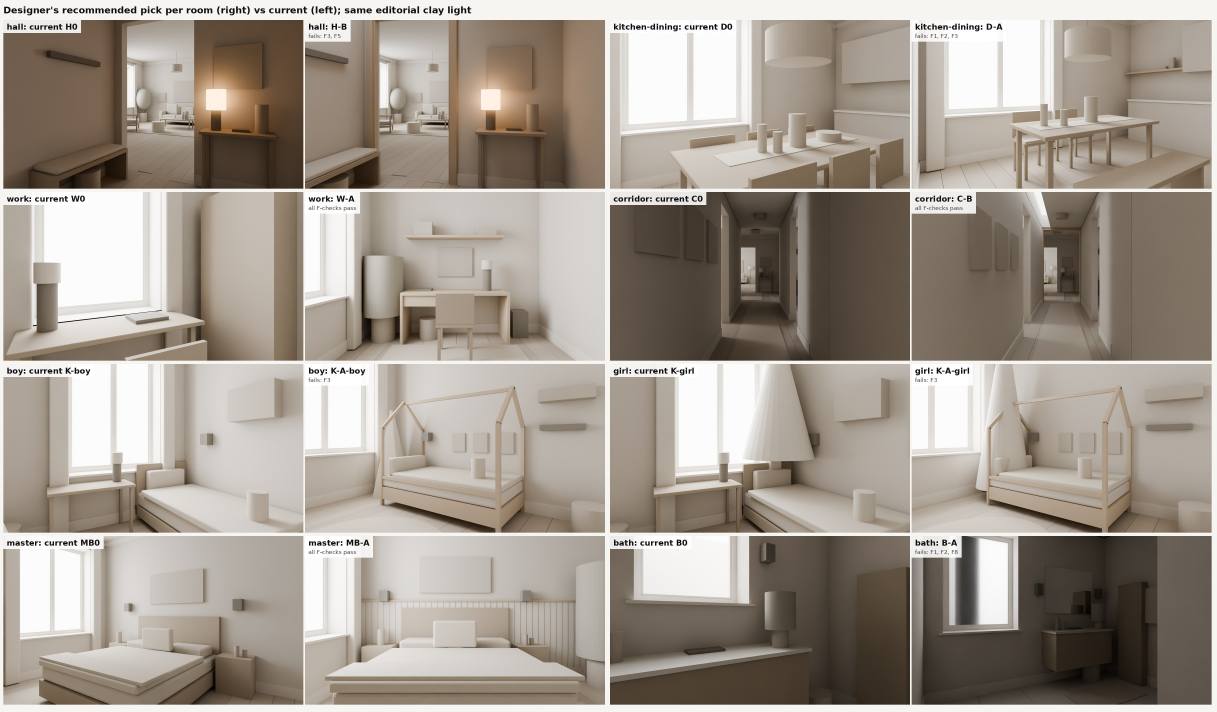
#> input picture assets/blockout/house/framing/all-picks.jpg, 3650 x 2134 px, found by its file name (shown at 1/3 size)
$ python -i peaks_probe.py   (imports and definitions only)
#> lines starting #> are read from the running program, lines starting #| are printed output that depends on the picture
#> in g, a is the input picture: shape (2134, 3650, 3); mean R, G, B 162.9, 153.9, 143.8
"""Probe: gradient peaks per column / row band in the clay and the render (M0 1.2), to identify the shell lines before measuring."""
import sys
import cv2
import numpy as np
from PIL import Image

R = "/home/user/homedesign-app/"
W, H = 1920, 1080


def crop16(a):
    h, w = a.shape[:2]
#> h = 2134; w = 3650
    sx, sy = w / 4072, h / 2290
#> sx = 0.896; sy = 0.932
    return a[int(round(65 * sy)):int(round(2225 * sy)), int(round(116 * sx)):int(round(3956 * sx))]
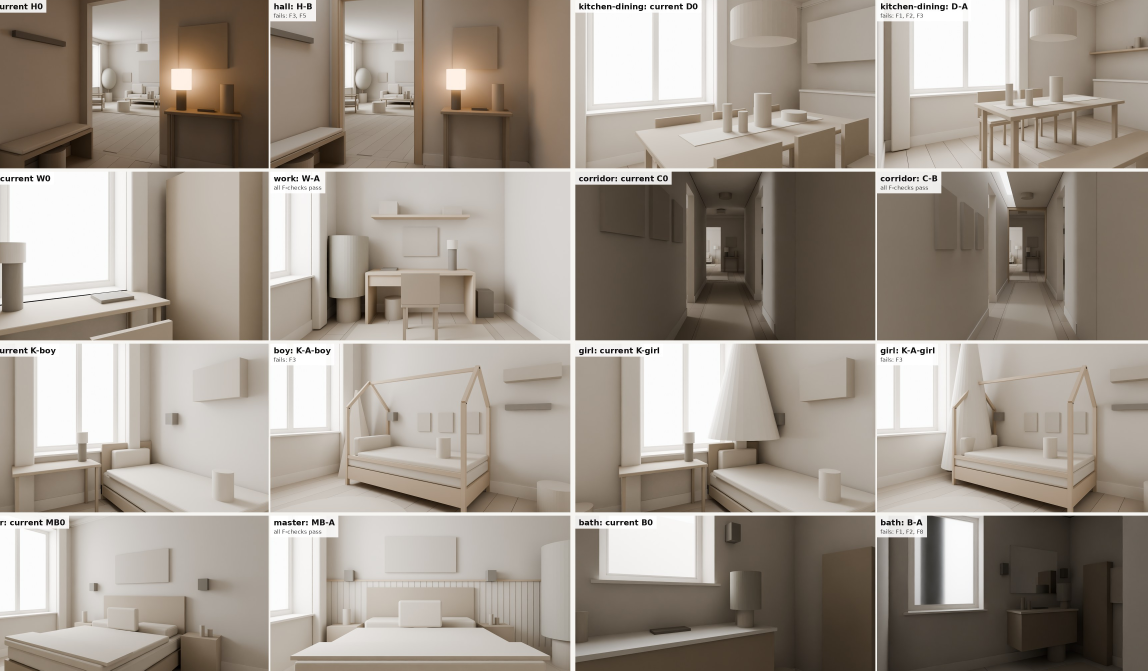
#> returned value: shape (2012, 3442, 3) (shown at 1/3 size); mean of channels 0, 1, 2 161, 151.7, 141.4; drawn as R, G, B


def g(p):
    a = np.asarray(Image.open(R + p).convert("RGB"))
    a = cv2.resize(crop16(a), (W, H), interpolation=cv2.INTER_AREA)
#> a: shape (1080, 1920, 3)
    return cv2.GaussianBlur(cv2.cvtColor(a, cv2.COLOR_RGB2GRAY).astype(np.float32), (0, 0), 1.0)
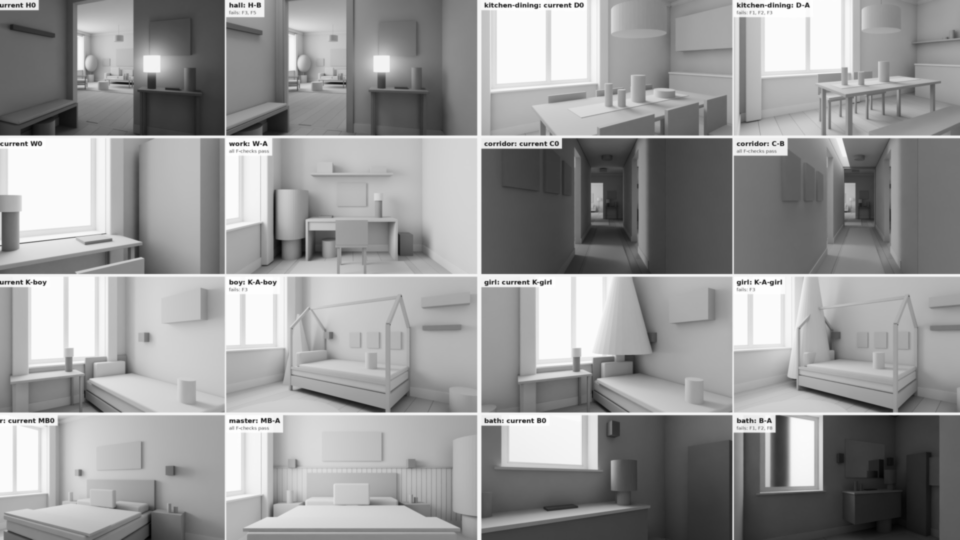
#> returned value: shape (1080, 1920) float32 (shown at 1/2 size); min 2.01, max 255, mean 153.3; drawn with min black and max white


def peaks(prof, lo, hi, rel=0.3, sep=4):
    seg = prof[lo:hi]
    thr = rel * seg.max()
    out = []
    for i in range(1, len(seg) - 1):
        if seg[i] >= thr and seg[i] >= seg[i - 1] and seg[i] >= seg[i + 1]:
            if out and i + lo - out[-1][0] < sep:
                if seg[i] > out[-1][1]:
                    out[-1] = (i + lo, round(float(seg[i]), 1))
                continue
            out.append((i + lo, round(float(seg[i]), 1)))
    return out


# [13 lines not run here, left out]

>>> result = g('../../../../assets/blockout/house/framing/all-picks.jpg')

$ run again, on assets/blockout/house/framing/boy-compare.jpg
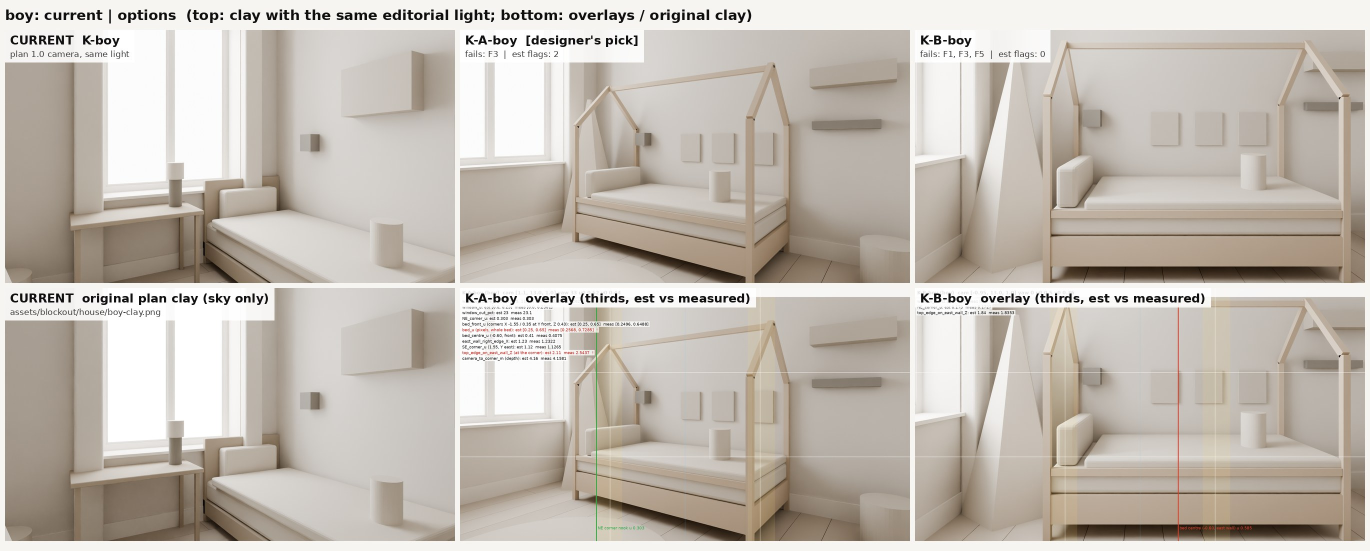
#> input picture assets/blockout/house/framing/boy-compare.jpg, 2740 x 1102 px, found by its file name (shown at 1/2 size)
#> in g, a is the input picture: shape (1102, 2740, 3); mean R, G, B 194.3, 186.9, 178.1
#> in crop16, `return a[int(round(65 * sy)):int(round(2225 * sy)), int(round(116 * sx..`:
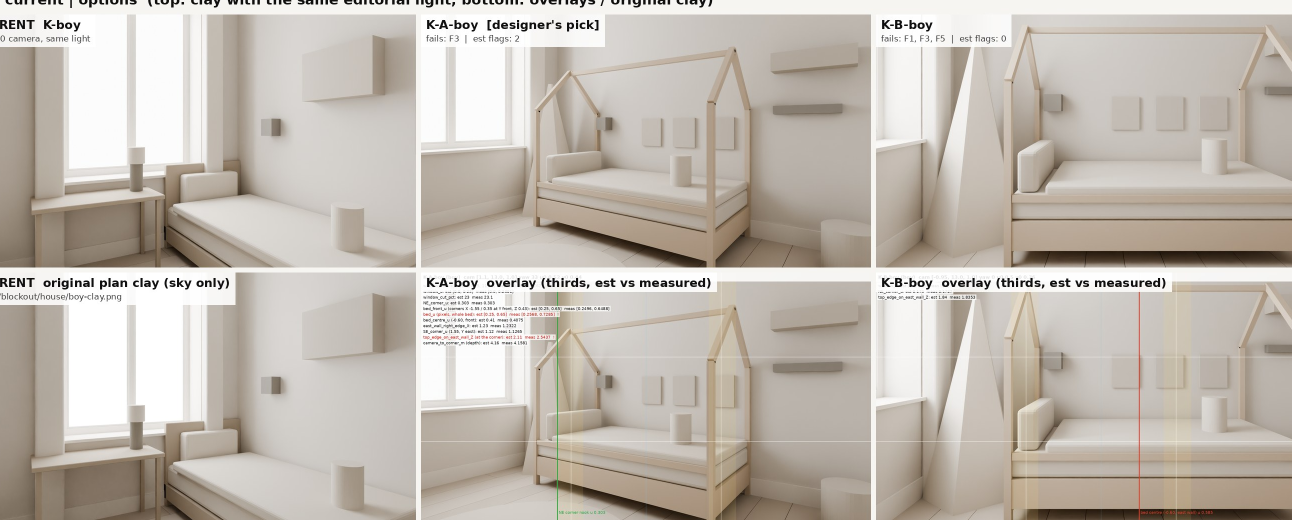
#> returned value: shape (1040, 2584, 3) (shown at 1/2 size); mean of channels 0, 1, 2 193.1, 185.6, 176.7; drawn as R, G, B
#> a: shape (1080, 1920, 3)
#> in g, `return cv2.GaussianBlur(cv2.cvtColor(a, cv2.COLOR_RGB2GRAY).astype(np...`:
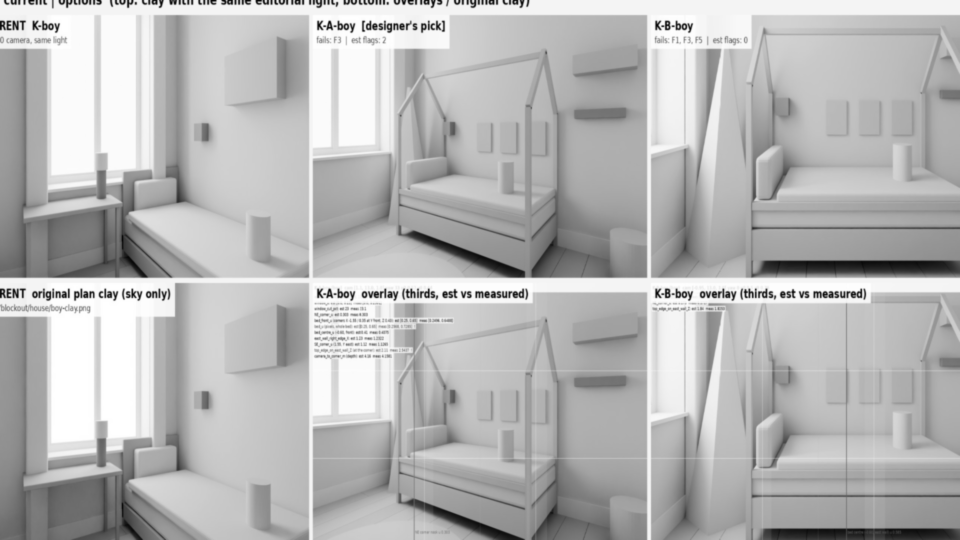
#> returned value: shape (1080, 1920) float32 (shown at 1/2 size); min 14.67, max 255, mean 186.8; drawn with min black and max white

$ run again, on assets/blockout/house/framing/corridor-compare.jpg
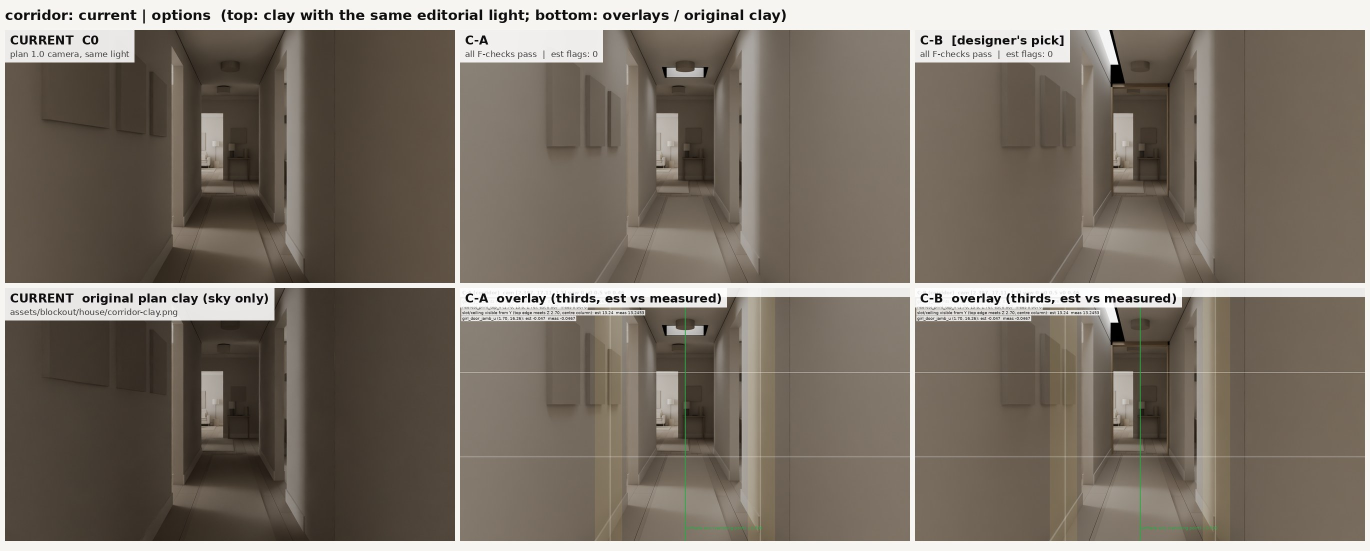
#> input picture assets/blockout/house/framing/corridor-compare.jpg, 2740 x 1102 px, found by its file name (shown at 1/2 size)
#> in g, a is the input picture: shape (1102, 2740, 3); mean R, G, B 123, 113.9, 103.3
#> in crop16, `return a[int(round(65 * sy)):int(round(2225 * sy)), int(round(116 * sx..`:
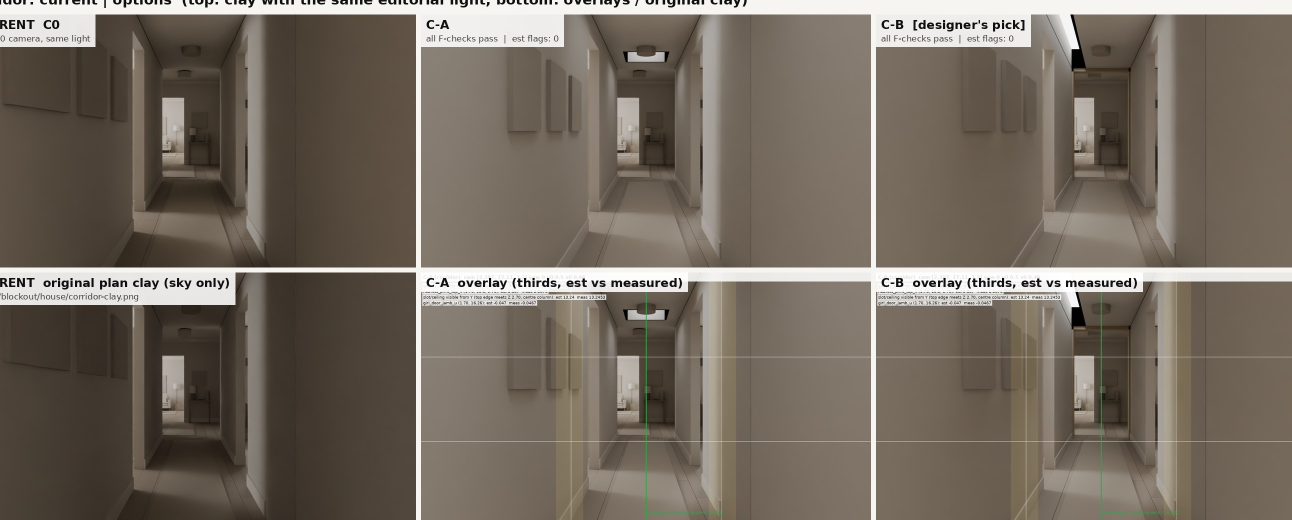
#> returned value: shape (1040, 2584, 3) (shown at 1/2 size); mean of channels 0, 1, 2 116.7, 107.3, 96.3; drawn as R, G, B
#> a: shape (1080, 1920, 3)
#> in g, `return cv2.GaussianBlur(cv2.cvtColor(a, cv2.COLOR_RGB2GRAY).astype(np...`:
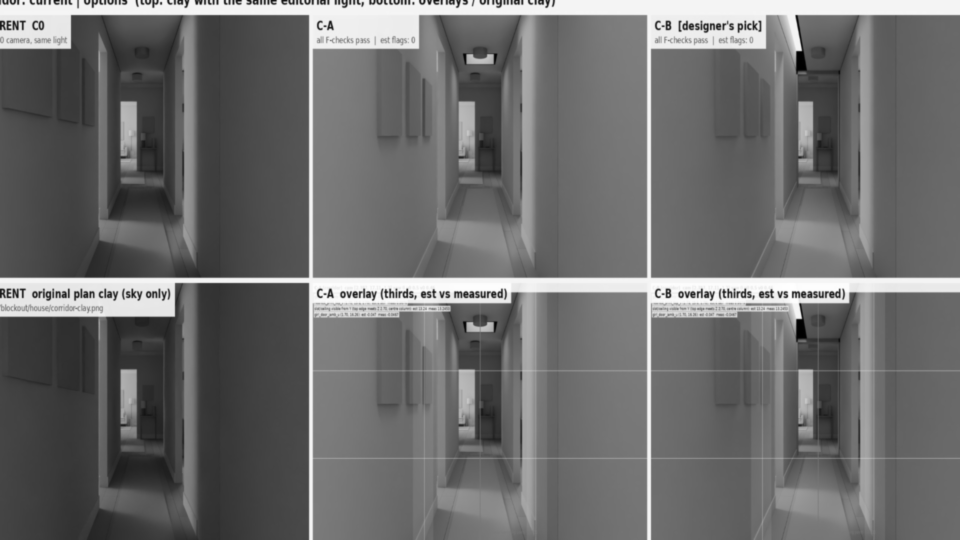
#> returned value: shape (1080, 1920) float32 (shown at 1/2 size); min 0.00192, max 255, mean 108.9; drawn with min black and max white

$ run again, on assets/blockout/house/framing/girl-compare.jpg
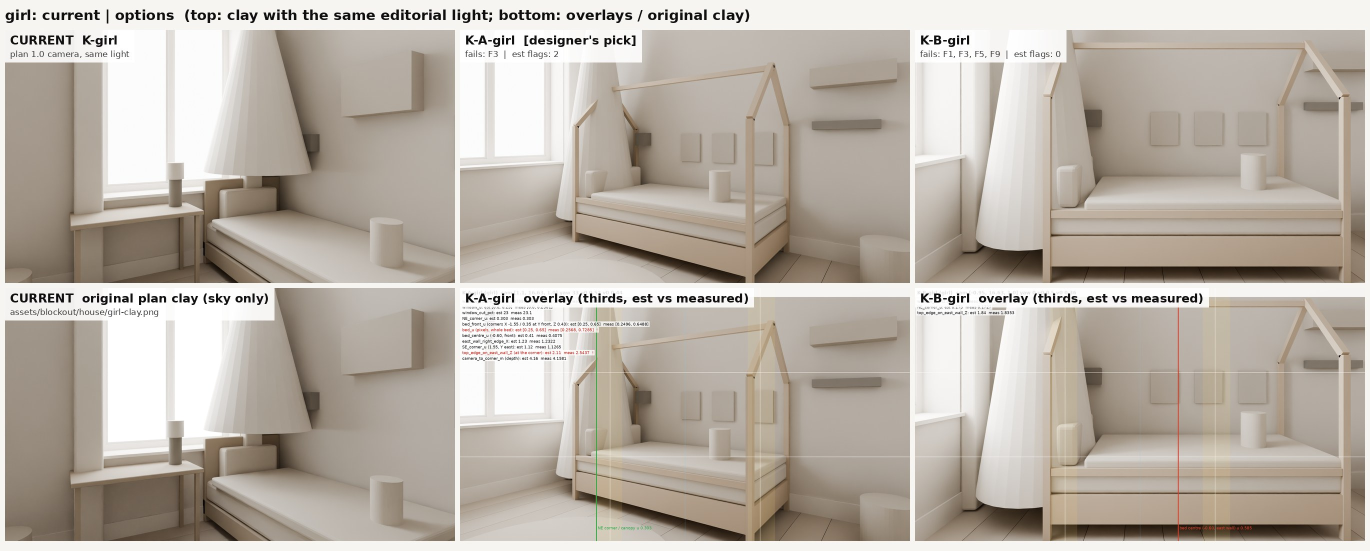
#> input picture assets/blockout/house/framing/girl-compare.jpg, 2740 x 1102 px, found by its file name (shown at 1/2 size)
#> in g, a is the input picture: shape (1102, 2740, 3); mean R, G, B 185.3, 177.1, 167.3
#> in crop16, `return a[int(round(65 * sy)):int(round(2225 * sy)), int(round(116 * sx..`:
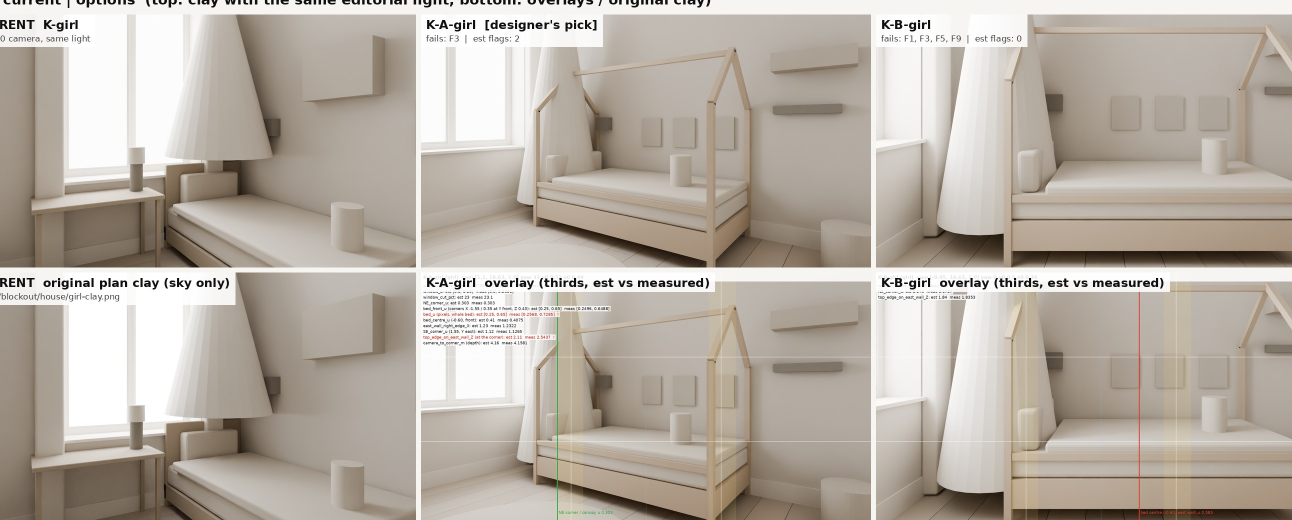
#> returned value: shape (1040, 2584, 3) (shown at 1/2 size); mean of channels 0, 1, 2 183.5, 175, 165; drawn as R, G, B
#> a: shape (1080, 1920, 3)
#> in g, `return cv2.GaussianBlur(cv2.cvtColor(a, cv2.COLOR_RGB2GRAY).astype(np...`:
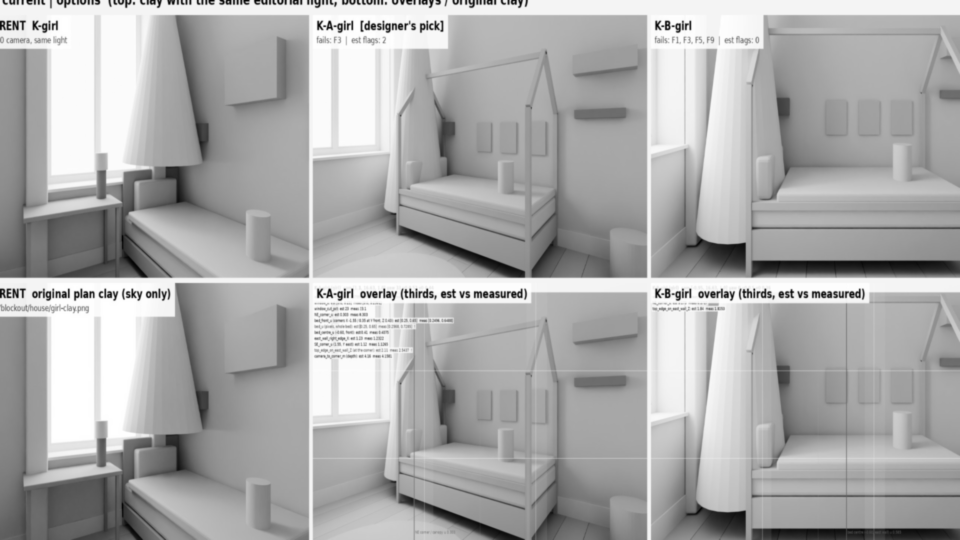
#> returned value: shape (1080, 1920) float32 (shown at 1/2 size); min 14.81, max 255, mean 176.4; drawn with min black and max white
